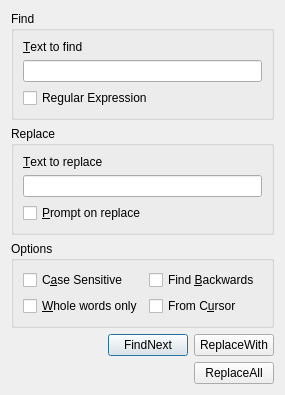
<ui version="4.0" >
 <class>FindAndReplaceDialog</class>
 <widget class="QDialog" name="FindAndReplaceDialog" >
  <property name="geometry" >
   <rect>
    <x>0</x>
    <y>0</y>
    <width>285</width>
    <height>380</height>
   </rect>
  </property>
  <property name="windowTitle" >
   <string>Find and Replace</string>
  </property>
  <layout class="QGridLayout" >
   <item row="0" column="0" >
    <widget class="QGroupBox" name="findBox" >
     <property name="title" >
      <string>Find</string>
     </property>
     <layout class="QVBoxLayout" >
      <item>
       <widget class="QLabel" name="label" >
        <property name="text" >
         <string>&amp;Text to find</string>
        </property>
        <property name="buddy" >
         <cstring>txtFindText</cstring>
        </property>
       </widget>
      </item>
      <item>
       <widget class="QLineEdit" name="txtFindText" />
      </item>
      <item>
       <widget class="QCheckBox" name="chkRegularExpression" >
        <property name="text" >
         <string>Regular Expression</string>
        </property>
       </widget>
      </item>
     </layout>
    </widget>
   </item>
   <item row="1" column="0" >
    <widget class="QGroupBox" name="replaceBox" >
     <property name="enabled" >
      <bool>true</bool>
     </property>
     <property name="title" >
      <string>Replace</string>
     </property>
     <layout class="QVBoxLayout" >
      <item>
       <widget class="QLabel" name="label_2" >
        <property name="text" >
         <string>&amp;Text to replace</string>
        </property>
        <property name="buddy" >
         <cstring>txtFindText</cstring>
        </property>
       </widget>
      </item>
      <item>
       <widget class="QLineEdit" name="txtReplaceText" />
      </item>
      <item>
       <widget class="QCheckBox" name="chkPromptOnReplace" >
        <property name="text" >
         <string>&amp;Prompt on replace</string>
        </property>
       </widget>
      </item>
     </layout>
    </widget>
   </item>
   <item row="2" column="0" >
    <widget class="QGroupBox" name="Box" >
     <property name="title" >
      <string>Options</string>
     </property>
     <layout class="QGridLayout" >
      <item row="0" column="0" >
       <widget class="QCheckBox" name="chkCaseSensitive" >
        <property name="text" >
         <string>C&amp;ase Sensitive</string>
        </property>
       </widget>
      </item>
      <item row="0" column="1" >
       <widget class="QCheckBox" name="chkFindBackwards" >
        <property name="text" >
         <string>Find &amp;Backwards</string>
        </property>
       </widget>
      </item>
      <item row="1" column="0" >
       <widget class="QCheckBox" name="chkWholeWordsOnly" >
        <property name="text" >
         <string>&amp;Whole words only</string>
        </property>
       </widget>
      </item>
      <item row="1" column="1" >
       <widget class="QCheckBox" name="chkFromCursor" >
        <property name="text" >
         <string>From C&amp;ursor</string>
        </property>
       </widget>
      </item>
     </layout>
    </widget>
   </item>
   <item row="3" column="0" >
    <layout class="QHBoxLayout" >
     <item>
      <spacer>
       <property name="orientation" >
        <enum>Qt::Horizontal</enum>
       </property>
       <property name="sizeHint" stdset="0" >
        <size>
         <width>40</width>
         <height>20</height>
        </size>
       </property>
      </spacer>
     </item>
     <item>
      <widget class="QPushButton" name="findNextButton" >
       <property name="text" >
        <string>FindNext</string>
       </property>
      </widget>
     </item>
     <item>
      <widget class="QPushButton" name="replaceWithButton" >
       <property name="text" >
        <string>ReplaceWith</string>
       </property>
      </widget>
     </item>
    </layout>
   </item>
   <item row="4" column="0" >
    <layout class="QHBoxLayout" >
     <item>
      <spacer>
       <property name="orientation" >
        <enum>Qt::Horizontal</enum>
       </property>
       <property name="sizeHint" stdset="0" >
        <size>
         <width>40</width>
         <height>20</height>
        </size>
       </property>
      </spacer>
     </item>
     <item>
      <widget class="QPushButton" name="replaceAllButton" >
       <property name="text" >
        <string>ReplaceAll</string>
       </property>
      </widget>
     </item>
    </layout>
   </item>
  </layout>
 </widget>
 <resources/>
 <connections/>
</ui>
